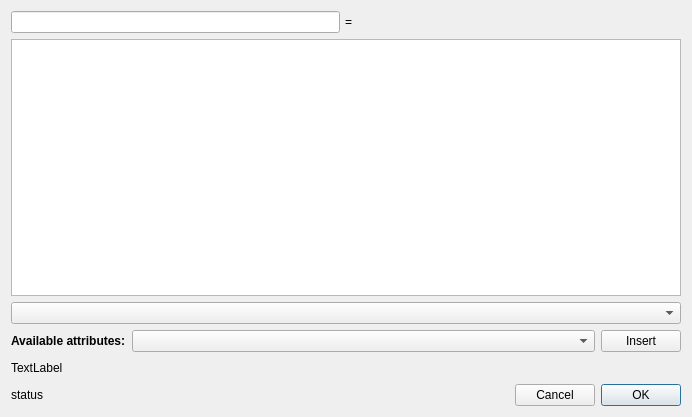
<?xml version="1.0" encoding="UTF-8"?>
<ui version="4.0">
 <class>Dialog</class>
 <widget class="QDialog" name="Dialog">
  <property name="geometry">
   <rect>
    <x>0</x>
    <y>0</y>
    <width>692</width>
    <height>417</height>
   </rect>
  </property>
  <property name="windowTitle">
   <string>Dialog</string>
  </property>
  <layout class="QVBoxLayout" name="verticalLayout">
   <item>
    <layout class="QHBoxLayout" name="horizontalLayout_4">
     <property name="spacing">
      <number>5</number>
     </property>
     <item>
      <widget class="QLineEdit" name="text_label"/>
     </item>
     <item>
      <widget class="QLabel" name="label_4">
       <property name="text">
        <string>=</string>
       </property>
      </widget>
     </item>
     <item>
      <spacer name="horizontalSpacer_2">
       <property name="orientation">
        <enum>Qt::Horizontal</enum>
       </property>
       <property name="sizeHint" stdset="0">
        <size>
         <width>40</width>
         <height>20</height>
        </size>
       </property>
      </spacer>
     </item>
    </layout>
   </item>
   <item>
    <widget class="QTextEdit" name="expression">
     <property name="minimumSize">
      <size>
       <width>0</width>
       <height>150</height>
      </size>
     </property>
    </widget>
   </item>
   <item>
    <widget class="QComboBox" name="combosel_data"/>
   </item>
   <item>
    <layout class="QHBoxLayout" name="horizontalLayout_3">
     <item>
      <widget class="QLabel" name="label_2">
       <property name="sizePolicy">
        <sizepolicy hsizetype="Minimum" vsizetype="Preferred">
         <horstretch>0</horstretch>
         <verstretch>0</verstretch>
        </sizepolicy>
       </property>
       <property name="font">
        <font>
         <weight>75</weight>
         <bold>true</bold>
        </font>
       </property>
       <property name="text">
        <string>Available attributes:</string>
       </property>
      </widget>
     </item>
     <item>
      <widget class="QComboBox" name="combosel_component">
       <property name="sizePolicy">
        <sizepolicy hsizetype="Expanding" vsizetype="Fixed">
         <horstretch>0</horstretch>
         <verstretch>0</verstretch>
        </sizepolicy>
       </property>
       <property name="sizeAdjustPolicy">
        <enum>QComboBox::AdjustToMinimumContentsLength</enum>
       </property>
      </widget>
     </item>
     <item>
      <widget class="QPushButton" name="button_insert">
       <property name="maximumSize">
        <size>
         <width>100</width>
         <height>16777215</height>
        </size>
       </property>
       <property name="text">
        <string>Insert</string>
       </property>
      </widget>
     </item>
    </layout>
   </item>
   <item>
    <layout class="QHBoxLayout" name="horizontalLayout">
     <item>
      <widget class="QLabel" name="example_label">
       <property name="text">
        <string>TextLabel</string>
       </property>
      </widget>
     </item>
     <item>
      <spacer name="horizontalSpacer_3">
       <property name="orientation">
        <enum>Qt::Horizontal</enum>
       </property>
       <property name="sizeHint" stdset="0">
        <size>
         <width>40</width>
         <height>20</height>
        </size>
       </property>
      </spacer>
     </item>
    </layout>
   </item>
   <item>
    <layout class="QHBoxLayout" name="horizontalLayout_5">
     <item>
      <widget class="QLabel" name="label_status">
       <property name="text">
        <string>status</string>
       </property>
      </widget>
     </item>
     <item>
      <spacer name="horizontalSpacer">
       <property name="orientation">
        <enum>Qt::Horizontal</enum>
       </property>
       <property name="sizeHint" stdset="0">
        <size>
         <width>40</width>
         <height>20</height>
        </size>
       </property>
      </spacer>
     </item>
     <item>
      <widget class="QPushButton" name="button_cancel">
       <property name="text">
        <string>Cancel</string>
       </property>
      </widget>
     </item>
     <item>
      <widget class="QPushButton" name="button_ok">
       <property name="text">
        <string>OK</string>
       </property>
       <property name="default">
        <bool>true</bool>
       </property>
      </widget>
     </item>
    </layout>
   </item>
  </layout>
 </widget>
 <resources/>
 <connections/>
</ui>
